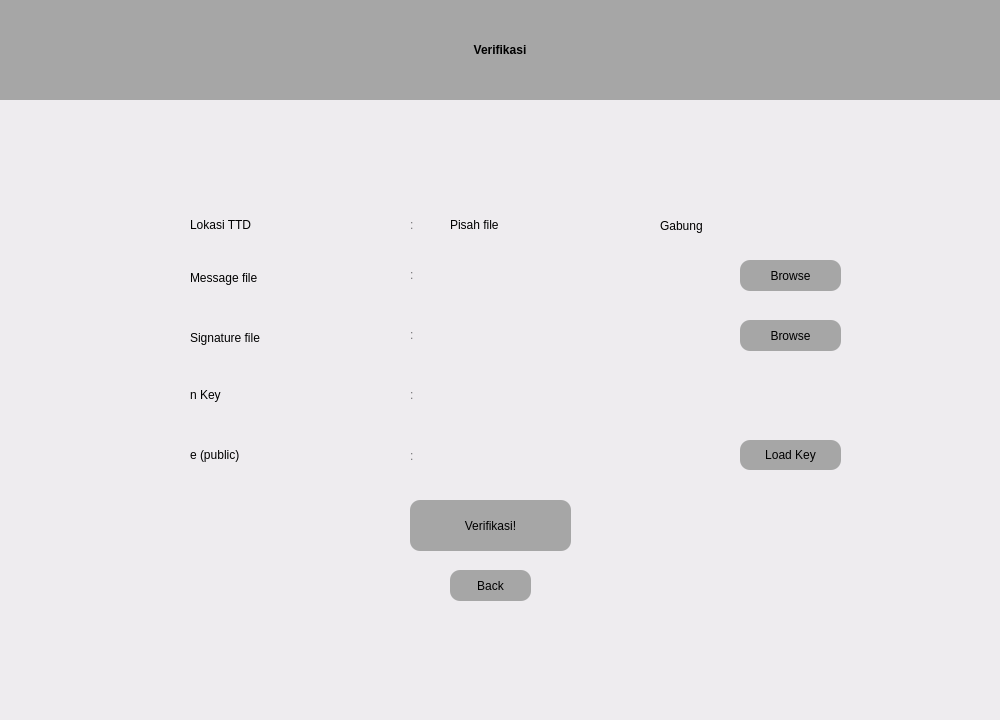
<?xml version="1.0" encoding="UTF-8"?>
<ui version="4.0">
	<class>Widget</class>
	<widget class="QWidget" name="Widget">
		<property name="geometry">
			<rect>
				<x>0</x>
				<y>0</y>
				<width>1000</width>
				<height>720</height>
			</rect>
		</property>
		<property name="windowTitle">
			<string>Widget</string>
		</property>
		<property name="styleSheet">
			<string notr="true">background-color: rgb(238, 236, 239);</string>
		</property>
		<widget class="QWidget" name="widget1" native="true">
			<property name="geometry">
				<rect>
					<x>0</x>
					<y>0</y>
					<width>1000</width>
					<height>720</height>
				</rect>
			</property>
			<property name="styleSheet">
				<string notr="true">QWidget#widget1 {background-color: rgb(255, 255, 255);};

</string>
			</property>
			<widget class="QPushButton" name="goButton">
				<property name="geometry">
					<rect>
						<x>410</x>
						<y>500</y>
						<width>161</width>
						<height>51</height>
					</rect>
				</property>
				<property name="styleSheet">
					<string notr="true">font: 500 10pt &quot;Product Sans&quot;;
border-radius: 10px;
background-color: rgb(166, 166, 166);


</string>
				</property>
				<property name="text">
					<string>Verifikasi!</string>
				</property>
			</widget>
			<widget class="QLineEdit" name="messageField">
				<property name="geometry">
					<rect>
						<x>430</x>
						<y>262</y>
						<width>291</width>
						<height>31</height>
					</rect>
				</property>
				<property name="styleSheet">
					<string notr="true">border-radius: 2px;
padding-left: 10px;
color: rgb(116, 116, 118);
</string>
				</property>
				<property name="readOnly">
					<bool>true</bool>
				</property>
			</widget>
			<widget class="QPushButton" name="messageFileButton">
				<property name="geometry">
					<rect>
						<x>740</x>
						<y>260</y>
						<width>101</width>
						<height>31</height>
					</rect>
				</property>
				<property name="styleSheet">
					<string notr="true">font: 500 10pt &quot;Product Sans&quot;;
border-radius: 10px;
background-color: rgb(166, 166, 166);


</string>
				</property>
				<property name="text">
					<string>Browse</string>
				</property>
			</widget>
			<widget class="QLabel" name="label_7">
				<property name="geometry">
					<rect>
						<x>190</x>
						<y>262</y>
						<width>191</width>
						<height>31</height>
					</rect>
				</property>
				<property name="styleSheet">
					<string notr="true">background-color: rgba(255, 255, 255, 0);
font: 15pt &quot;Product Sans&quot;;</string>
				</property>
				<property name="text">
					<string>Message file</string>
				</property>
				<property name="alignment">
					<set>Qt::AlignLeading|Qt::AlignLeft|Qt::AlignVCenter</set>
				</property>
			</widget>
			<widget class="QLabel" name="label_13">
				<property name="geometry">
					<rect>
						<x>410</x>
						<y>259</y>
						<width>16</width>
						<height>31</height>
					</rect>
				</property>
				<property name="styleSheet">
					<string notr="true">background-color: rgba(255, 255, 255, 0);
font: 15pt &quot;Product Sans&quot;;
color: rgb(116, 116, 118);</string>
				</property>
				<property name="text">
					<string>:</string>
				</property>
				<property name="alignment">
					<set>Qt::AlignLeading|Qt::AlignLeft|Qt::AlignVCenter</set>
				</property>
			</widget>
			<widget class="QPushButton" name="backButton">
				<property name="geometry">
					<rect>
						<x>450</x>
						<y>570</y>
						<width>81</width>
						<height>31</height>
					</rect>
				</property>
				<property name="styleSheet">
					<string notr="true">font: 500 10pt &quot;Product Sans&quot;;
border-radius: 10px;
background-color: rgb(166, 166, 166);


</string>
				</property>
				<property name="text">
					<string>Back</string>
				</property>
			</widget>
			<widget class="QLabel" name="label_19">
				<property name="geometry">
					<rect>
						<x>410</x>
						<y>379</y>
						<width>16</width>
						<height>31</height>
					</rect>
				</property>
				<property name="styleSheet">
					<string notr="true">background-color: rgba(255, 255, 255, 0);
font: 15pt &quot;Product Sans&quot;;
color: rgb(116, 116, 118);</string>
				</property>
				<property name="text">
					<string>:</string>
				</property>
				<property name="alignment">
					<set>Qt::AlignLeading|Qt::AlignLeft|Qt::AlignVCenter</set>
				</property>
			</widget>
			<widget class="QLabel" name="label_30">
				<property name="geometry">
					<rect>
						<x>410</x>
						<y>440</y>
						<width>16</width>
						<height>31</height>
					</rect>
				</property>
				<property name="styleSheet">
					<string notr="true">background-color: rgba(255, 255, 255, 0);
font: 15pt &quot;Product Sans&quot;;
color: rgb(116, 116, 118);</string>
				</property>
				<property name="text">
					<string>:</string>
				</property>
				<property name="alignment">
					<set>Qt::AlignLeading|Qt::AlignLeft|Qt::AlignVCenter</set>
				</property>
			</widget>
			<widget class="QRadioButton" name="InsideFile">
				<property name="geometry">
					<rect>
						<x>640</x>
						<y>210</y>
						<width>141</width>
						<height>31</height>
					</rect>
				</property>
				<property name="styleSheet">
					<string notr="true">font: 15pt &quot;Product Sans&quot;;
background-color: rgba(255, 255, 255, 0);
border-radius: 4px;
color: rgb(0, 0, 0);
</string>
				</property>
				<property name="text">
					<string>Gabung</string>
				</property>
			</widget>
			<widget class="QLabel" name="label_16">
				<property name="geometry">
					<rect>
						<x>410</x>
						<y>209</y>
						<width>16</width>
						<height>31</height>
					</rect>
				</property>
				<property name="styleSheet">
					<string notr="true">background-color: rgba(255, 255, 255, 0);
font: 15pt &quot;Product Sans&quot;;
color: rgb(116, 116, 118);</string>
				</property>
				<property name="text">
					<string>:</string>
				</property>
				<property name="alignment">
					<set>Qt::AlignLeading|Qt::AlignLeft|Qt::AlignVCenter</set>
				</property>
			</widget>
			<widget class="QRadioButton" name="SeparateFile">
				<property name="geometry">
					<rect>
						<x>430</x>
						<y>209</y>
						<width>181</width>
						<height>31</height>
					</rect>
				</property>
				<property name="styleSheet">
					<string notr="true">font: 15pt &quot;Product Sans&quot;;
border-radius: 4px;
color: rgb(0, 0, 0);
background-color: rgba(255, 255, 255, 0);
</string>
				</property>
				<property name="text">
					<string>Pisah file</string>
				</property>
				<property name="autoExclusive">
					<bool>true</bool>
				</property>
			</widget>
			<widget class="QLabel" name="label_9">
				<property name="geometry">
					<rect>
						<x>190</x>
						<y>209</y>
						<width>211</width>
						<height>31</height>
					</rect>
				</property>
				<property name="styleSheet">
					<string notr="true">background-color: rgba(255, 255, 255, 0);
font: 15pt &quot;Product Sans&quot;;</string>
				</property>
				<property name="text">
					<string>Lokasi TTD</string>
				</property>
				<property name="alignment">
					<set>Qt::AlignLeading|Qt::AlignLeft|Qt::AlignVCenter</set>
				</property>
			</widget>
			<widget class="QPushButton" name="signatureFileButton">
				<property name="geometry">
					<rect>
						<x>740</x>
						<y>320</y>
						<width>101</width>
						<height>31</height>
					</rect>
				</property>
				<property name="styleSheet">
					<string notr="true">font: 500 10pt &quot;Product Sans&quot;;
border-radius: 10px;
background-color: rgb(166, 166, 166);


</string>
				</property>
				<property name="text">
					<string>Browse</string>
				</property>
			</widget>
			<widget class="QLabel" name="label_8">
				<property name="geometry">
					<rect>
						<x>190</x>
						<y>322</y>
						<width>191</width>
						<height>31</height>
					</rect>
				</property>
				<property name="styleSheet">
					<string notr="true">background-color: rgba(255, 255, 255, 0);
font: 15pt &quot;Product Sans&quot;;</string>
				</property>
				<property name="text">
					<string>Signature file</string>
				</property>
				<property name="alignment">
					<set>Qt::AlignLeading|Qt::AlignLeft|Qt::AlignVCenter</set>
				</property>
			</widget>
			<widget class="QLabel" name="label_15">
				<property name="geometry">
					<rect>
						<x>410</x>
						<y>319</y>
						<width>16</width>
						<height>31</height>
					</rect>
				</property>
				<property name="styleSheet">
					<string notr="true">background-color: rgba(255, 255, 255, 0);
font: 15pt &quot;Product Sans&quot;;
color: rgb(116, 116, 118);</string>
				</property>
				<property name="text">
					<string>:</string>
				</property>
				<property name="alignment">
					<set>Qt::AlignLeading|Qt::AlignLeft|Qt::AlignVCenter</set>
				</property>
			</widget>
			<widget class="QLineEdit" name="signatureFileField">
				<property name="geometry">
					<rect>
						<x>430</x>
						<y>322</y>
						<width>291</width>
						<height>31</height>
					</rect>
				</property>
				<property name="styleSheet">
					<string notr="true">border-radius: 2px;
padding-left: 10px;
color: rgb(116, 116, 118);
</string>
				</property>
				<property name="readOnly">
					<bool>true</bool>
				</property>
			</widget>
			<widget class="QLabel" name="Status">
				<property name="geometry">
					<rect>
						<x>610</x>
						<y>510</y>
						<width>201</width>
						<height>41</height>
					</rect>
				</property>
				<property name="palette">
					<palette>
						<active>
							<colorrole role="Button">
								<brush brushstyle="SolidPattern">
									<color alpha="0">
										<red>255</red>
										<green>255</green>
										<blue>255</blue>
									</color>
								</brush>
							</colorrole>
							<colorrole role="Base">
								<brush brushstyle="SolidPattern">
									<color alpha="0">
										<red>255</red>
										<green>255</green>
										<blue>255</blue>
									</color>
								</brush>
							</colorrole>
							<colorrole role="Window">
								<brush brushstyle="SolidPattern">
									<color alpha="0">
										<red>255</red>
										<green>255</green>
										<blue>255</blue>
									</color>
								</brush>
							</colorrole>
						</active>
						<inactive>
							<colorrole role="Button">
								<brush brushstyle="SolidPattern">
									<color alpha="0">
										<red>255</red>
										<green>255</green>
										<blue>255</blue>
									</color>
								</brush>
							</colorrole>
							<colorrole role="Base">
								<brush brushstyle="SolidPattern">
									<color alpha="0">
										<red>255</red>
										<green>255</green>
										<blue>255</blue>
									</color>
								</brush>
							</colorrole>
							<colorrole role="Window">
								<brush brushstyle="SolidPattern">
									<color alpha="0">
										<red>255</red>
										<green>255</green>
										<blue>255</blue>
									</color>
								</brush>
							</colorrole>
						</inactive>
						<disabled>
							<colorrole role="Button">
								<brush brushstyle="SolidPattern">
									<color alpha="0">
										<red>255</red>
										<green>255</green>
										<blue>255</blue>
									</color>
								</brush>
							</colorrole>
							<colorrole role="Base">
								<brush brushstyle="SolidPattern">
									<color alpha="0">
										<red>255</red>
										<green>255</green>
										<blue>255</blue>
									</color>
								</brush>
							</colorrole>
							<colorrole role="Window">
								<brush brushstyle="SolidPattern">
									<color alpha="0">
										<red>255</red>
										<green>255</green>
										<blue>255</blue>
									</color>
								</brush>
							</colorrole>
						</disabled>
					</palette>
				</property>
				<property name="styleSheet">
					<string notr="true">background-color: rgba(255, 255, 255, 0);
font: 15pt &quot;Product Sans&quot;;</string>
				</property>
				<property name="text">
					<string/>
				</property>
			</widget>
			<widget class="QLabel" name="label">
				<property name="geometry">
					<rect>
						<x>0</x>
						<y>0</y>
						<width>1000</width>
						<height>100</height>
					</rect>
				</property>
				<property name="styleSheet">
					<string notr="true">background-color: rgb(166, 166, 166);
color: rgb(0, 0, 0);
font: 75 40pt &quot;Product Sans&quot;;
font-weight: bold;
</string>
				</property>
				<property name="text">
					<string>Verifikasi</string>
				</property>
				<property name="alignment">
					<set>Qt::AlignCenter</set>
				</property>
			</widget>
			<widget class="QPushButton" name="loadEKey">
				<property name="geometry">
					<rect>
						<x>740</x>
						<y>440</y>
						<width>101</width>
						<height>30</height>
					</rect>
				</property>
				<property name="styleSheet">
					<string notr="true">font: 500 10pt &quot;Product Sans&quot;;
border-radius: 10px;
background-color: rgb(166, 166, 166);


</string>
				</property>
				<property name="text">
					<string>Load Key</string>
				</property>
			</widget>
			<widget class="QLabel" name="label_1">
				<property name="geometry">
					<rect>
						<x>190</x>
						<y>380</y>
						<width>131</width>
						<height>30</height>
					</rect>
				</property>
				<property name="styleSheet">
					<string notr="true">background-color: rgba(255, 255, 255, 0);
font: 15pt &quot;Product Sans&quot;;</string>
				</property>
				<property name="text">
					<string>n Key</string>
				</property>
				<property name="alignment">
					<set>Qt::AlignLeading|Qt::AlignLeft|Qt::AlignVCenter</set>
				</property>
			</widget>
			<widget class="QLabel" name="label_2">
				<property name="geometry">
					<rect>
						<x>190</x>
						<y>440</y>
						<width>131</width>
						<height>30</height>
					</rect>
				</property>
				<property name="styleSheet">
					<string notr="true">background-color: rgba(255, 255, 255, 0);
font: 15pt &quot;Product Sans&quot;;</string>
				</property>
				<property name="text">
					<string>e (public)</string>
				</property>
				<property name="alignment">
					<set>Qt::AlignLeading|Qt::AlignLeft|Qt::AlignVCenter</set>
				</property>
			</widget>
			<widget class="QLineEdit" name="nKey">
				<property name="geometry">
					<rect>
						<x>430</x>
						<y>380</y>
						<width>411</width>
						<height>31</height>
					</rect>
				</property>
				<property name="styleSheet">
					<string notr="true">border-radius: 2px;
padding-left: 10px;
color: rgb(116, 116, 118);
</string>
				</property>
				<property name="readOnly">
					<bool>true</bool>
				</property>
			</widget>
			<widget class="QLineEdit" name="eKey">
				<property name="geometry">
					<rect>
						<x>430</x>
						<y>440</y>
						<width>291</width>
						<height>31</height>
					</rect>
				</property>
				<property name="styleSheet">
					<string notr="true">border-radius: 2px;
padding-left: 10px;
color: rgb(116, 116, 118);
</string>
				</property>
				<property name="readOnly">
					<bool>true</bool>
				</property>
			</widget>
		</widget>
	</widget>
	<resources/>
	<connections/>
</ui>
